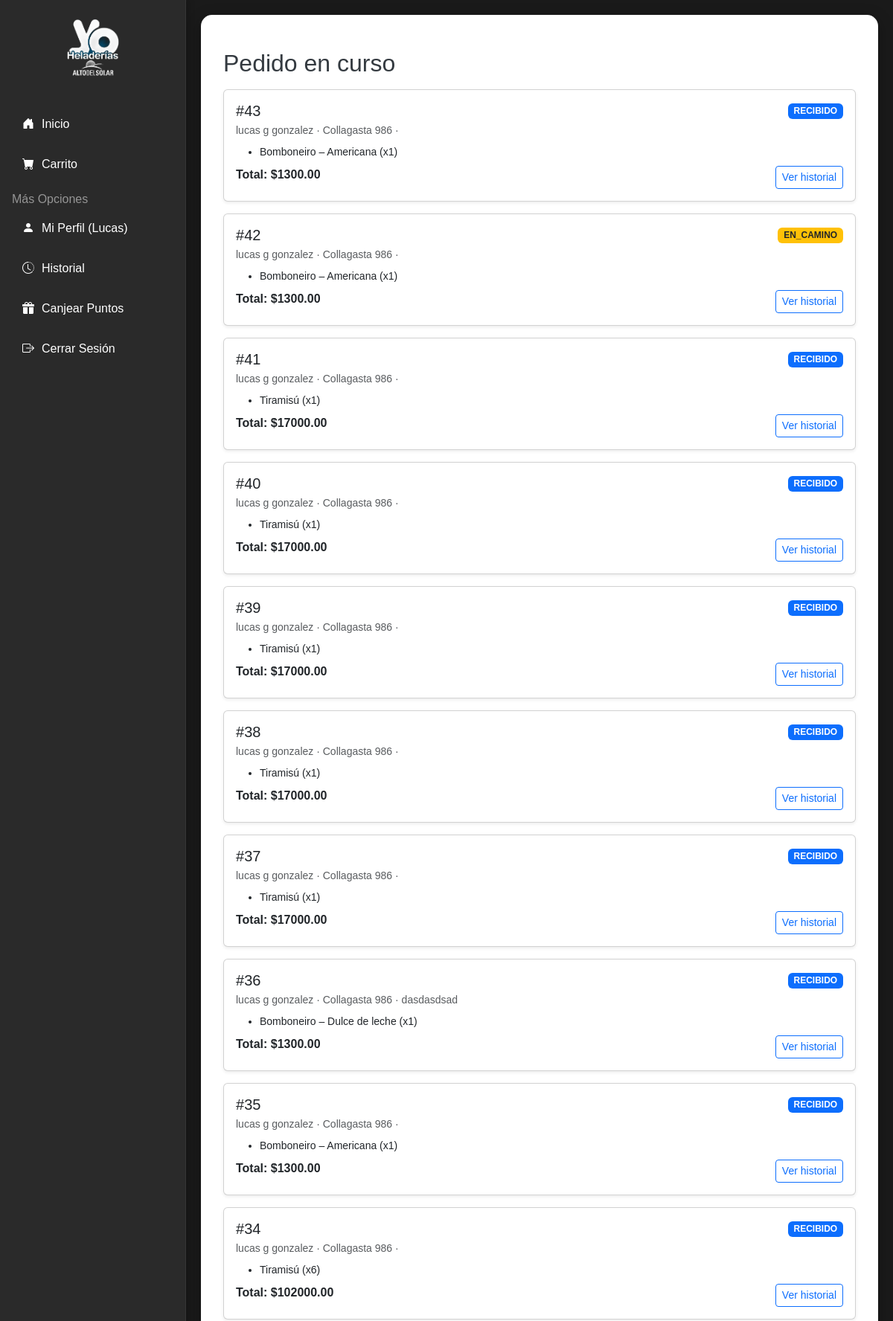
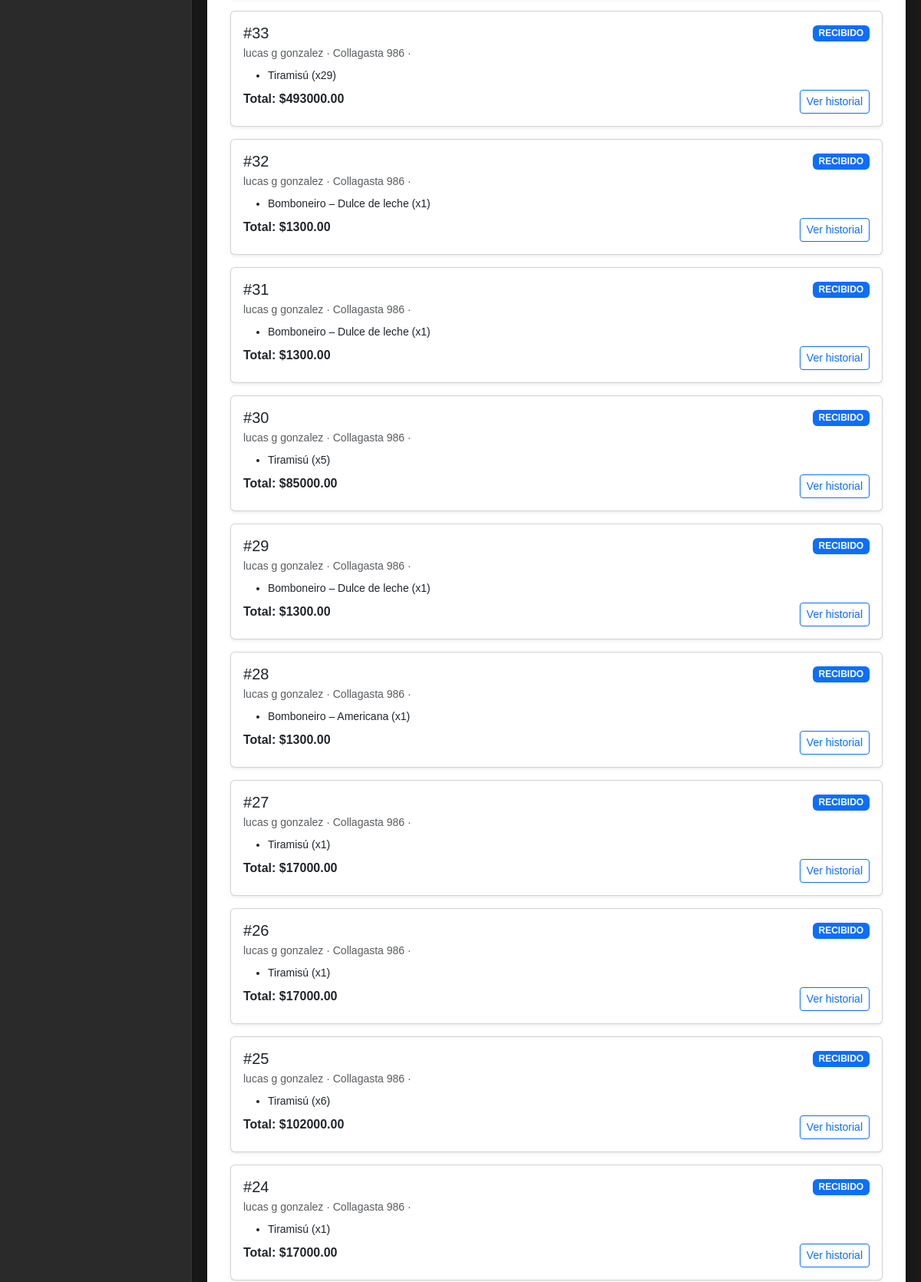
Page /pedido/en-curso/ (signed in, upper part) on the committed database (2 pictures, top to bottom).
### pedidos/models.py (models this page shows, shortened)
class Pedido(models.Model):
    ESTADO_CHOICES = [
        ('RECIBIDO', 'Recibido'),
        ('EN_PREPARACION', 'En Preparación'),
        ('ASIGNADO', 'Asignado a Cadete'),
        ('EN_CAMINO', 'En Camino'),
        ('ENTREGADO', 'Entregado'),
        ('CANCELADO', 'Cancelado'),
    ]
    METODO_PAGO_CHOICES = [
        ('EFECTIVO', 'Efectivo'),
        ('MERCADOPAGO', 'Mercado Pago'),
    ]
    user = models.ForeignKey(User, on_delete=models.SET_NULL, null=True, blank=True, related_name='pedidos_realizados')
    cliente_nombre = models.CharField(max_length=100)
    cliente_direccion = models.CharField(max_length=255)
    cliente_telefono = models.CharField(max_length=20, blank=True)
    fecha_pedido = models.DateTimeField(auto_now_add=True, db_index=True)
    estado = models.CharField(max_length=20, choices=ESTADO_CHOICES, default='RECIBIDO', db_index=True)
    metodo_pago = models.CharField(max_length=20, choices=METODO_PAGO_CHOICES, default='EFECTIVO')
    zona_envio = models.ForeignKey(ZonaEnvio, on_delete=models.SET_NULL, null=True, blank=True, related_name='pedidos_en_zona')
    costo_envio = models.DecimalField(max_digits=10, decimal_places=2, default=0.00, help_text="Costo calculado del envío (ej: por Google Maps).")
    cadete_asignado = models.ForeignKey(
        CadeteProfile,
        on_delete=models.SET_NULL,
        null=True,
        blank=True,
        related_name='pedidos_asignados',
        help_text="El cadete que ha aceptado este pedido."
    )
    fecha_pago_aprobado   = models.DateTimeField(null=True, blank=True, help_text="Momento en que el pago fue aprobado (o creación para efectivo).")
    fecha_en_preparacion  = models.DateTimeField(null=True, blank=True, help_text="Cuando la tienda confirma y pasa a preparación.")
    fecha_asignado        = models.DateTimeField(null=True, blank=True, help_text="Cuando un cadete acepta el pedido.")
    fecha_en_camino       = models.DateTimeField(null=True, blank=True, help_text="Cuando el cadete marca 'en camino'.")
    fecha_entregado       = models.DateTimeField(null=True, blank=True, help_text="Cuando el pedido se marca como entregado.")
    fecha_cancelado       = models.DateTimeField(null=True, blank=True, help_text="Cuando el pedido se cancela.")
    class Meta:
        indexes = [
            models.Index(fields=['estado']),
            models.Index(fields=['-fecha_pedido']),
        ]
    @property
    def total_pedido(self):
        total = Decimal('0.00')
        for detalle in self.detalles.all():
            precio_unitario = detalle.producto.precio
            if detalle.opcion_seleccionada:
                precio_unitario += detalle.opcion_seleccionada.precio_adicional
            total += precio_unitario * detalle.cantidad
        if self.costo_envio:
            total += self.costo_envio
        elif self.zona_envio and self.zona_envio.costo:
            total += self.zona_envio.costo
        return total

class DetallePedido(models.Model):
    pedido = models.ForeignKey(Pedido, related_name='detalles', on_delete=models.CASCADE)
    producto = models.ForeignKey(Producto, on_delete=models.PROTECT)
    opcion_seleccionada = models.ForeignKey(OpcionProducto, on_delete=models.PROTECT, null=True, blank=True)
    sabores = models.ManyToManyField(Sabor)
    cantidad = models.PositiveIntegerField(default=1)

class Producto(models.Model):
    categoria = models.ForeignKey(Categoria, on_delete=models.SET_NULL, null=True, blank=True, related_name='productos')
    nombre = models.CharField(max_length=100)
    descripcion = models.TextField(blank=True, null=True, help_text="Descripción detallada del producto.")
    precio = models.DecimalField(max_digits=10, decimal_places=2, help_text="Precio base del producto. Las opciones pueden tener precios adicionales.")
    sabores_maximos = models.PositiveIntegerField(default=0, help_text="Número máximo de sabores a elegir para este producto. Cero si no permite elección de sabores (ej. tortas, palitos).")
    disponible = models.BooleanField(default=True)
    imagen = models.CharField(max_length=255, blank=True, null=True, help_text="Ruta a la imagen estática del producto base (ej: 'images/pote_1_5kg.png')")
    class Meta:
        ordering = ['nombre']

class OpcionProducto(models.Model):
    producto_base = models.ForeignKey(Producto, on_delete=models.CASCADE, related_name='opciones', help_text="El producto genérico al que pertenece esta opción (ej. 'Torta Helada', 'Palito Bomboneiro').")
    nombre_opcion = models.CharField(max_length=150, help_text="Nombre específico de la opción (ej. 'Sabor Selva Negra', 'Dulce de Leche y Americana').")
    descripcion_opcion = models.TextField(blank=True, null=True, help_text="Descripción detallada de esta opción.")
    precio_adicional = models.DecimalField(max_digits=10, decimal_places=2, default=0.00, help_text="Precio adicional si esta opción es más cara que el producto base.")
    disponible = models.BooleanField(default=True)
    imagen_opcion = models.CharField(max_length=255, blank=True, null=True, help_text="Ruta a la imagen estática de esta opción (ej: 'images/torta_selva_negra.png')")
    class Meta:
        verbose_name = "Opción de Producto"
        verbose_name_plural = "Opciones de Productos"
        unique_together = ('producto_base', 'nombre_opcion')

### pedidos/views.py (the view)
# urls.py: path('pedido/en-curso/', views.pedido_en_curso, name='pedido_en_curso'),
@login_required
def pedido_en_curso(request):
    pedidos = []
    if hasattr(request.user, 'cadeteprofile'):
        pedidos = (Pedido.objects
                .filter(cadete_asignado=request.user.cadeteprofile,
                        estado__in=['ASIGNADO', 'EN_CAMINO'])
                .order_by('-fecha_pedido'))
    else:
        pedidos = (Pedido.objects
                .filter(user=request.user)
                .exclude(estado__in=['ENTREGADO', 'CANCELADO'])
                .order_by('-fecha_pedido'))
    return render(request, 'pedidos/pedido_en_curso.html', {'pedidos': pedidos})

### pedidos/templates/pedidos/pedido_en_curso.html (shortened to what this page needs)
{% extends 'pedidos/base.html' %}
{% block content %}
<div class="my-3">
  <h2 class="mb-3">Pedido en curso</h2>
  {% if pedidos %}
    {% for p in pedidos %}
      <div class="card mb-3 shadow-sm">
        <div class="card-body">
          <div class="d-flex justify-content-between align-items-center mb-1">
            <h5 class="card-title mb-0">#{{ p.id }}</h5>
            <span class="badge
              {% if p.estado == 'RECIBIDO' %}bg-primary
              {% elif p.estado == 'EN_PREPARACION' %}bg-info
              {% elif p.estado == 'ASIGNADO' %}bg-purple
              {% elif p.estado == 'EN_CAMINO' %}bg-warning text-dark
              {% elif p.estado == 'ENTREGADO' %}bg-success
              {% elif p.estado == 'CANCELADO' %}bg-danger
              {% endif %}">{{ p.estado }}</span>
          </div>
          <div class="text-muted small mb-2">
            {{ p.cliente_nombre }} · {{ p.cliente_direccion|default:"" }} · {{ p.cliente_telefono|default:"" }}
          </div>
          <ul class="small mb-2">
            {% for d in p.detalles.all %}
              <li>
                {{ d.producto.nombre }}{% if d.opcion_seleccionada %} – {{ d.opcion_seleccionada.nombre_opcion }}{% endif %}
                (x{{ d.cantidad }})
              </li>
            {% endfor %}
          </ul>
          <div class="d-flex justify-content-between">
            <span class="fw-semibold">Total: ${{ p.total_pedido|default_if_none:"0.00" }}</span>
            <a class="btn btn-outline-primary btn-sm" href="{% url 'historial_pedidos_cliente' %}">Ver historial</a>
          </div>
        </div>
      </div>
    {% endfor %}
  {% else %}
    <div class="alert alert-info">No tenés pedidos en curso en este momento.</div>
  {% endif %}
</div>
{% endblock %}

### pedidos/templates/pedidos/base.html (shortened to what this page needs)
<!doctype html>
<html lang="es">
  <head>
    <link href="https://cdn.jsdelivr.net/npm/bootstrap@5.3.3/dist/css/bootstrap.min.css" rel="stylesheet">
    <link rel="stylesheet" href="https://cdn.jsdelivr.net/npm/bootstrap-icons@1.11.3/font/bootstrap-icons.min.css">
    {% load webpush_notifications %}
  </head>
  <body>
    {% load static %}
    <div class="page-wrapper">
      <aside class="sidebar-desktop">
        <div class="sidebar-logo">
          <a href="{% url 'index' %}">
            <img src="{% static 'images/logo_yo_heladeria_blanco.png' %}" alt="Yo Heladerías">
          </a>
        </div>
        <nav class="sidebar-nav">
          <ul class="nav flex-column">
            {% if user.is_authenticated and user.cadeteprofile %}
              <li class="nav-item">
                <a class="nav-link {% if request.resolver_match.url_name == 'panel_cadete' %}active{% endif %}" href="{% url 'panel_cadete' %}">
                  <i class="bi bi-bicycle"></i> Panel del Cadete
                </a>
              </li>
              <li class="nav-item">
                <a class="nav-link {% if request.resolver_match.url_name == 'cadete_historial' %}active{% endif %}" href="{% url 'cadete_historial' %}">
                  <i class="bi bi-clock-history"></i> Historial
                </a>
              </li>
              <li class="nav-item px-3 mt-2 text-white-50">Disponibilidad</li>
              <li class="nav-item px-3">
                <button class="btn btn-sm btn-secondary" id="btn-cadete-dispo-desktop" data-on="0">
                  <i class="bi bi-power"></i> <span>Activar disponible</span>
                </button>
              </li>
              <li class="nav-item mt-2">
                <a class="nav-link" href="{% url 'logout_cadete' %}">
                  <i class="bi bi-box-arrow-right"></i> Cerrar sesión
                </a>
              </li>
            {% else %}
              <li class="nav-item">
                <a class="nav-link {% if request.resolver_match.url_name == 'index' %}active{% endif %}" href="{% url 'index' %}">
                  <i class="bi bi-house-door-fill"></i> Inicio
                </a>
              </li>
              <li class="nav-item">
                <a class="nav-link {% if request.resolver_match.url_name == 'ver_carrito' %}active{% endif %}" href="{% url 'ver_carrito' %}">
                  <i class="bi bi-cart-fill"></i> Carrito
                </a>
              </li>
              <li class="nav-item px-3 mt-2 text-white-50">Más Opciones</li>
              {% if user.is_authenticated %}
                <li class="nav-item"><a class="nav-link " href="{% url 'perfil_cliente' %}"><i class="bi bi-person-fill"></i> Mi Perfil ({{ user.username }})</a></li>
                <li class="nav-item"><a class="nav-link " href="{% url 'historial_pedidos_cliente' %}"><i class="bi bi-clock-history"></i> Historial</a></li>
                <li class="nav-item"><a class="nav-link {% if request.resolver_match.url_name == 'canjear_puntos' %}active{% endif %}" href="{% url 'canjear_puntos' %}"><i class="bi bi-gift-fill"></i> Canjear Puntos</a></li>
                <li class="nav-item"><a class="nav-link" href="{% url 'logout_cliente' %}"><i class="bi bi-box-arrow-right"></i> Cerrar Sesión</a></li>
              {% endif %}
            {% endif %}
          </ul>
        </nav>
      </aside>
      <div class="main-content-wrapper">
        <div class="main-content">
          <div class="content-inner">
            {% block content %}{% endblock %}
          </div>
        </div>
      </div>
    </div>
  </body>
</html>

### pedidos/templates/pedidos/base.html (style rules this page uses)
:root { --c-dark:#1a1a1a;--c-dark-2:#2a2a2a; --c-azul:#073653;--c-azul-claro:#007bff;--c-azul-hover:#052a42; --c-white:#fff;--c-light:#f8f9fa;--c-text:#343a40;--c-muted:#6c757d;--c-br:#dee2e6; --s-soft:rgba(0,0,0,.2);--s-med:rgba(0,0,0,.3);--s-strong:rgba(0,0,0,.4); --shell: 920px; }
body { padding-top:0;background:var(--c-dark);color:#e0e0e0;font-family:Arial,Helvetica,sans-serif }
html, body, .main-content-wrapper, .main-content { max-width:100vw; overflow-x:hidden; }
img,video { max-width:100%;height:auto }
.page-wrapper { display:flex;min-height:100vh;background:var(--c-dark) }
.sidebar-desktop { width:250px;background:var(--c-dark-2);box-shadow:2px 0 10px var(--s-soft);padding-top:20px;position:fixed;height:100%;overflow-y:auto;border-right:1px solid rgba(255,255,255,.05) }
.sidebar-desktop .sidebar-logo { text-align:center;padding:0 15px 20px }
.sidebar-desktop .sidebar-logo img { max-width:100%;max-height:100px;object-fit:contain }
.sidebar-desktop .sidebar-nav .nav-link { color:#fff;padding:15px 20px;font-weight:500;display:flex;align-items:center;border-radius:8px;margin:0 10px }
.sidebar-desktop .sidebar-nav .nav-link i { margin-right:10px }
.main-content-wrapper { flex-grow:1;background:var(--c-dark);padding:20px }
.main-content { background:#fff;border-radius:15px;padding:30px;box-shadow:0 5px 20px var(--s-med);min-height:calc(100vh - 40px);color:var(--c-text) }
.content-inner { max-width:var(--shell);margin:0 auto;width:100% }
@media (min-width:992px) { .page-wrapper { flex-direction:row } }
@media (min-width:992px) { .sidebar-desktop { display:block } }
@media (min-width:992px) { .main-content-wrapper { margin-left:250px } }

### rows in the picture
Pedido: id "43", estado "RECIBIDO", cliente_nombre "lucas g gonzalez", cliente_direccion "Collagasta 986", total_pedido "1300.00"
DetallePedido: producto.nombre "Bomboneiro", opcion_seleccionada.nombre_opcion "Americana", cantidad "1"
Pedido: id "42", estado "EN_CAMINO", cliente_nombre "lucas g gonzalez", cliente_direccion "Collagasta 986", total_pedido "1300.00"
DetallePedido: producto.nombre "Bomboneiro", opcion_seleccionada.nombre_opcion "Americana", cantidad "1"
Pedido: id "41", estado "RECIBIDO", cliente_nombre "lucas g gonzalez", cliente_direccion "Collagasta 986", total_pedido "17000.00"
DetallePedido: producto.nombre "Tiramisú", cantidad "1"
Pedido: id "40", estado "RECIBIDO", cliente_nombre "lucas g gonzalez", cliente_direccion "Collagasta 986", total_pedido "17000.00"
DetallePedido: producto.nombre "Tiramisú", cantidad "1"
Pedido: id "39", estado "RECIBIDO", cliente_nombre "lucas g gonzalez", cliente_direccion "Collagasta 986", total_pedido "17000.00"
DetallePedido: producto.nombre "Tiramisú", cantidad "1"
Pedido: id "38", estado "RECIBIDO", cliente_nombre "lucas g gonzalez", cliente_direccion "Collagasta 986", total_pedido "17000.00"
DetallePedido: producto.nombre "Tiramisú", cantidad "1"
Pedido: id "37", estado "RECIBIDO", cliente_nombre "lucas g gonzalez", cliente_direccion "Collagasta 986", total_pedido "17000.00"
DetallePedido: producto.nombre "Tiramisú", cantidad "1"
Pedido: id "36", estado "RECIBIDO", cliente_nombre "lucas g gonzalez", cliente_direccion "Collagasta 986", cliente_telefono "dasdasdsad", total_pedido "1300.00"
DetallePedido: producto.nombre "Bomboneiro", opcion_seleccionada.nombre_opcion "Dulce de leche", cantidad "1"
Pedido: id "35", estado "RECIBIDO", cliente_nombre "lucas g gonzalez", cliente_direccion "Collagasta 986", total_pedido "1300.00"
DetallePedido: producto.nombre "Bomboneiro", opcion_seleccionada.nombre_opcion "Americana", cantidad "1"
Pedido: id "34", estado "RECIBIDO", cliente_nombre "lucas g gonzalez", cliente_direccion "Collagasta 986", total_pedido "102000.00"
DetallePedido: producto.nombre "Tiramisú", cantidad "6"
Pedido: id "33", estado "RECIBIDO", cliente_nombre "lucas g gonzalez", cliente_direccion "Collagasta 986", total_pedido "493000.00"
DetallePedido: producto.nombre "Tiramisú", cantidad "29"
Pedido: id "32", estado "RECIBIDO", cliente_nombre "lucas g gonzalez", cliente_direccion "Collagasta 986", total_pedido "1300.00"
DetallePedido: producto.nombre "Bomboneiro", opcion_seleccionada.nombre_opcion "Dulce de leche", cantidad "1"
Pedido: id "31", estado "RECIBIDO", cliente_nombre "lucas g gonzalez", cliente_direccion "Collagasta 986", total_pedido "1300.00"
DetallePedido: producto.nombre "Bomboneiro", opcion_seleccionada.nombre_opcion "Dulce de leche", cantidad "1"
Pedido: id "30", estado "RECIBIDO", cliente_nombre "lucas g gonzalez", cliente_direccion "Collagasta 986", total_pedido "85000.00"
DetallePedido: producto.nombre "Tiramisú", cantidad "5"
Pedido: id "29", estado "RECIBIDO", cliente_nombre "lucas g gonzalez", cliente_direccion "Collagasta 986", total_pedido "1300.00"
DetallePedido: producto.nombre "Bomboneiro", opcion_seleccionada.nombre_opcion "Dulce de leche", cantidad "1"
Pedido: id "28", estado "RECIBIDO", cliente_nombre "lucas g gonzalez", cliente_direccion "Collagasta 986", total_pedido "1300.00"
DetallePedido: producto.nombre "Bomboneiro", opcion_seleccionada.nombre_opcion "Americana", cantidad "1"
Pedido: id "27", estado "RECIBIDO", cliente_nombre "lucas g gonzalez", cliente_direccion "Collagasta 986", total_pedido "17000.00"
DetallePedido: producto.nombre "Tiramisú", cantidad "1"
Pedido: id "26", estado "RECIBIDO", cliente_nombre "lucas g gonzalez", cliente_direccion "Collagasta 986", total_pedido "17000.00"
DetallePedido: producto.nombre "Tiramisú", cantidad "1"
Pedido: id "25", estado "RECIBIDO", cliente_nombre "lucas g gonzalez", cliente_direccion "Collagasta 986", total_pedido "102000.00"
DetallePedido: producto.nombre "Tiramisú", cantidad "6"
Pedido: id "24", estado "RECIBIDO", cliente_nombre "lucas g gonzalez", cliente_direccion "Collagasta 986", total_pedido "17000.00"
DetallePedido: producto.nombre "Tiramisú", cantidad "1"

### other values in the picture
{{ user.username }} "Lucas"
